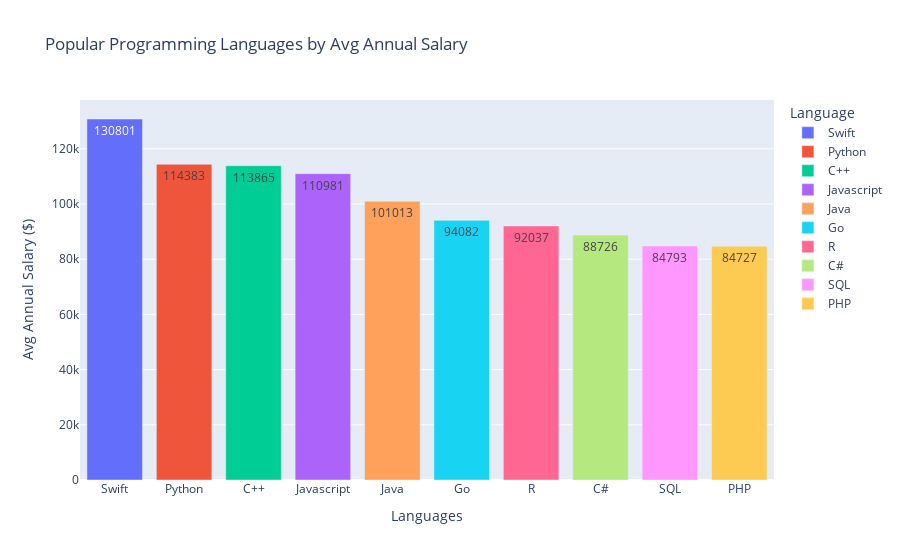

The notebook cell saved with this chart:
### Code cell
fig = px.bar(df_salary.sort_values(by='Salary', ascending=False), x='Language', y='Salary', color='Language', text='Salary', title='Popular Programming Languages by Avg Annual Salary')
fig.update_yaxes(title='Avg Annual Salary ($)')
fig.update_xaxes(title='Languages')
fig.show()

### Figure 1 — Plotly figure (JSON) as saved in the notebook; plotly's stock layout.template omitted (floating-point values rounded to 4 significant figures)
{"data": [{"alignmentgroup": "True", "hovertemplate": "Language=%{x}<br>Salary=%{text}<extra></extra>", "legendgroup": "Swift", "marker": {"color": "#636efa", "pattern": {"shape": ""}}, "name": "Swift", "offsetgroup": "Swift", "orientation": "v", "showlegend": true, "text": [130801], "textposition": "auto", "type": "bar", "x": ["Swift"], "xaxis": "x", "y": [130801], "yaxis": "y"}, {"alignmentgroup": "True", "hovertemplate": "Language=%{x}<br>Salary=%{text}<extra></extra>", "legendgroup": "Python", "marker": {"color": "#EF553B", "pattern": {"shape": ""}}, "name": "Python", "offsetgroup": "Python", "orientation": "v", "showlegend": true, "text": [114383], "textposition": "auto", "type": "bar", "x": ["Python"], "xaxis": "x", "y": [114383], "yaxis": "y"}, {"alignmentgroup": "True", "hovertemplate": "Language=%{x}<br>Salary=%{text}<extra></extra>", "legendgroup": "C++", "marker": {"color": "#00cc96", "pattern": {"shape": ""}}, "name": "C++", "offsetgroup": "C++", "orientation": "v", "showlegend": true, "text": [113865], "textposition": "auto", "type": "bar", "x": ["C++"], "xaxis": "x", "y": [113865], "yaxis": "y"}, {"alignmentgroup": "True", "hovertemplate": "Language=%{x}<br>Salary=%{text}<extra></extra>", "legendgroup": "Javascript", "marker": {"color": "#ab63fa", "pattern": {"shape": ""}}, "name": "Javascript", "offsetgroup": "Javascript", "orientation": "v", "showlegend": true, "text": [110981], "textposition": "auto", "type": "bar", "x": ["Javascript"], "xaxis": "x", "y": [110981], "yaxis": "y"}, {"alignmentgroup": "True", "hovertemplate": "Language=%{x}<br>Salary=%{text}<extra></extra>", "legendgroup": "Java", "marker": {"color": "#FFA15A", "pattern": {"shape": ""}}, "name": "Java", "offsetgroup": "Java", "orientation": "v", "showlegend": true, "text": [101013], "textposition": "auto", "type": "bar", "x": ["Java"], "xaxis": "x", "y": [101013], "yaxis": "y"}, {"alignmentgroup": "True", "hovertemplate": "Language=%{x}<br>Salary=%{text}<extra></extra>", "legendgroup": "Go", "marker": {"color": "#19d3f3", "pattern": {"shape": ""}}, "name": "Go", "offsetgroup": "Go", "orientation": "v", "showlegend": true, "text": [94082], "textposition": "auto", "type": "bar", "x": ["Go"], "xaxis": "x", "y": [94082], "yaxis": "y"}, {"alignmentgroup": "True", "hovertemplate": "Language=%{x}<br>Salary=%{text}<extra></extra>", "legendgroup": "R", "marker": {"color": "#FF6692", "pattern": {"shape": ""}}, "name": "R", "offsetgroup": "R", "orientation": "v", "showlegend": true, "text": [92037], "textposition": "auto", "type": "bar", "x": ["R"], "xaxis": "x", "y": [92037], "yaxis": "y"}, {"alignmentgroup": "True", "hovertemplate": "Language=%{x}<br>Salary=%{text}<extra></extra>", "legendgroup": "C#", "marker": {"color": "#B6E880", "pattern": {"shape": ""}}, "name": "C#", "offsetgroup": "C#", "orientation": "v", "showlegend": true, "text": [88726], "textposition": "auto", "type": "bar", "x": ["C#"], "xaxis": "x", "y": [88726], "yaxis": "y"}, {"alignmentgroup": "True", "hovertemplate": "Language=%{x}<br>Salary=%{text}<extra></extra>", "legendgroup": "SQL", "marker": {"color": "#FF97FF", "pattern": {"shape": ""}}, "name": "SQL", "offsetgroup": "SQL", "orientation": "v", "showlegend": true, "text": [84793], "textposition": "auto", "type": "bar", "x": ["SQL"], "xaxis": "x", "y": [84793], "yaxis": "y"}, {"alignmentgroup": "True", "hovertemplate": "Language=%{x}<br>Salary=%{text}<extra></extra>", "legendgroup": "PHP", "marker": {"color": "#FECB52", "pattern": {"shape": ""}}, "name": "PHP", "offsetgroup": "PHP", "orientation": "v", "showlegend": true, "text": [84727], "textposition": "auto", "type": "bar", "x": ["PHP"], "xaxis": "x", "y": [84727], "yaxis": "y"}], "layout": {"autosize": true, "barmode": "relative", "legend": {"title": {"text": "Language"}, "tracegroupgap": 0}, "title": {"text": "Popular Programming Languages by Avg Annual Salary"}, "xaxis": {"anchor": "y", "autorange": true, "categoryarray": ["Swift", "Python", "C++", "Javascript", "Java", "Go", "R", "C#", "SQL", "PHP"], "categoryorder": "array", "domain": [0, 1], "range": [-0.5, 9.5], "title": {"text": "Languages"}, "type": "category"}, "yaxis": {"anchor": "x", "autorange": true, "domain": [0, 1], "range": [0, 137700.0], "title": {"text": "Avg Annual Salary ($)"}, "type": "linear"}}}
